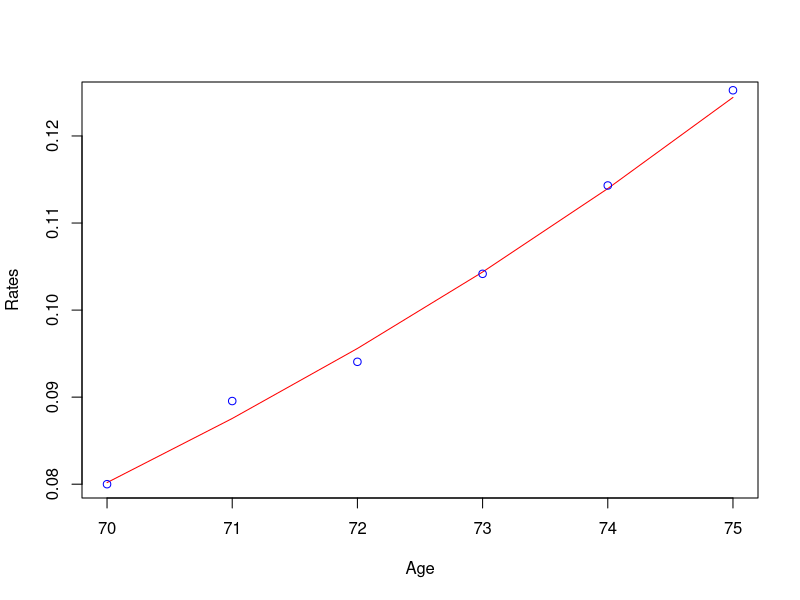
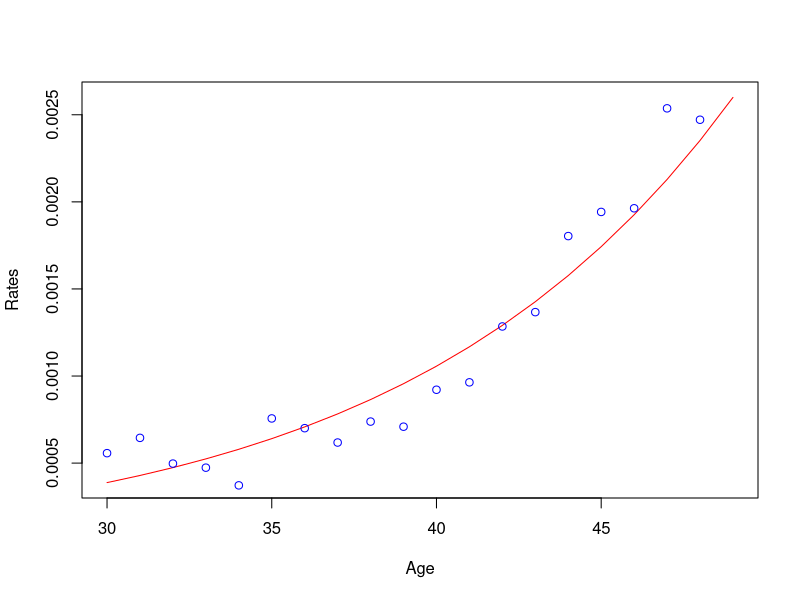
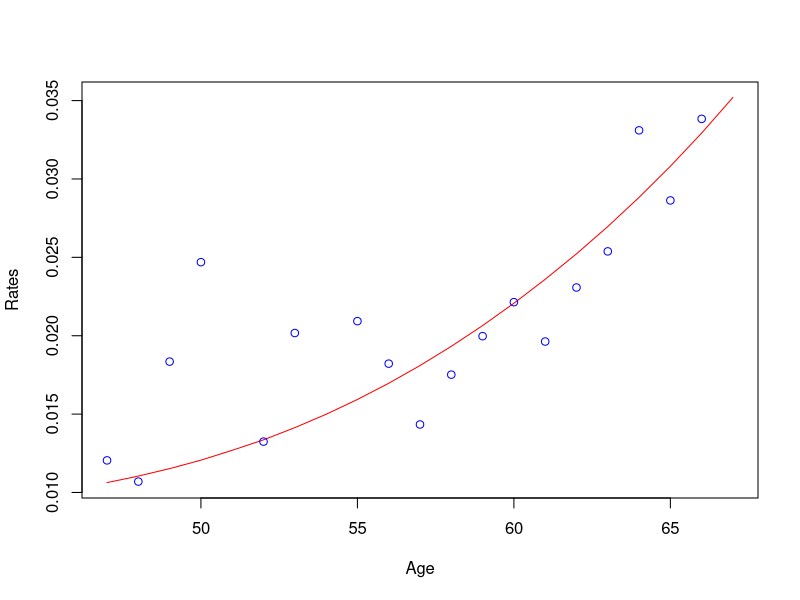

R code for these plots, in order:
## ---- chunk 1
age5.7 <- c(70:75)

Ecx5.7 <- c(1000, 1005, 1010, 1008, 1006, 998)

ObservedDeaths5.7 <- c(80, 90, 95, 105, 115, 125)

Log.like.5.7 <- function(Gompertz){
 - sum(-Ecx5.7*Gompertz[1]*Gompertz[2]^(age5.7) + 
        ObservedDeaths5.7*log(Ecx5.7*Gompertz[1]*Gompertz[2]^(age5.7))
       -log(factorial(ObservedDeaths5.7)))
}

crude.mu5.7 <- ObservedDeaths5.7/Ecx5.7
log.mu <- log(crude.mu5.7)

regression5.7 <- lm(log.mu~age5.7)
B.initial <- round(exp(regression5.7$coefficients[1]), digits = 5)
c.initial <- round(exp(regression5.7$coefficients[2]), digits = 5)

Gom.est <- nlm(Log.like.5.7, Gompertz <- c(B.initial, c.initial), 
               hessian = TRUE)$estimate 


grad.est5.7 <- Gom.est[1] * Gom.est[2]^age5.7

plot(age5.7, grad.est5.7, type = "l", col = "red", xlab = "Age", ylab = "Rates")
points(age5.7,crude.mu5.7, col = "blue")
## ---- chunk 2
age5.8 <- c(30:49)

Ex5.8 <- c(70000, 66672, 68375, 65420, 61779, 66091, 68514, 
           69560, 65000, 66279, 67300, 65368, 65391, 62917, 
           66537, 62302, 62145, 63856, 61097, 61110)


ObservedDeaths5.8 <- c(39, 43, 34, 31, 23, 50, 48, 43, 48, 
                       47, 62, 63, 84, 86, 120, 121, 122, 162,
                       151, 184)

crude.mort5.8 <- ObservedDeaths5.8/Ex5.8

log.mort <-log(crude.mort5.8/(1-crude.mort5.8))

regression5.8 <- lm(log.mort~age5.8)
a.initial <- round(regression5.8$coefficients[1], digits = 2)
b.initial <- round(regression5.8$coefficients[2], digits = 2)

wls5.8 <- function(p,x){
  sum(Ex5.8*(log.mort-p[1]-p[2]*x)^2)
}

param5.8 <- nlm(wls5.8, p <- c(a.initial,b.initial), x = age5.8, hessian = TRUE)$estimate

grad.est5.8 <- exp(param5.8[1]+param5.8[2]*age5.8)/(1+exp(param5.8[1]+param5.8[2]*age5.8))

plot(age5.8, grad.est5.8, type = "l", col = "red",xlab = "Age", ylab = "Rates")
points(age5.8, crude.mort5.8, col = "blue")

## ---- chunk 3
age5.9 <- c(47:67)
Ex5.9 <- c(166, 187, 218, 243, 276, 302, 347, 390, 430, 494,
           558, 628, 701, 813, 917, 1040, 1182, 1299, 1432, 
           1596, 1752)
ObservedDeaths5.9 <- c(2, 2, 4, 6, 2,4, 7, 3, 9, 9, 8, 11, 14,
                       18, 18, 24, 30, 43, 41, 54, 64)
StdTable <- c(0.00505, 0.00570, 0.00644, 0.00728, 0.00826, 0.00930, 
              0.01051, 0.01184, 0.01331, 0.01492, 0.01668, 0.01859,
              0.02065, 0.02287, 0.02525, 0.02778, 0.03049, 0.03339, 
              0.03648, 0.03978, 0.04332)

mort.est5.9 <- ObservedDeaths5.9/Ex5.9

wls5.9 <- function(p, x){
  sum(Ex5.9*(mort.est5.9-(p[1]+p[2]*x))^2)
}

param.est5.9 <- nlm(wls5.9, p = c(0.007, 0.6), x = StdTable)$estimate
param.est5.9

grad.est5.9 <- param.est5.9[1] + param.est5.9[2]*StdTable
grad.est5.9
crude.est5.9 <- ObservedDeaths5.9/Ex5.9

plot(age5.9,grad.est5.9, type = "l", col = "red",xlab = "Age", ylab = "Rates")
points(age5.9, crude.est5.9, col = "blue")
